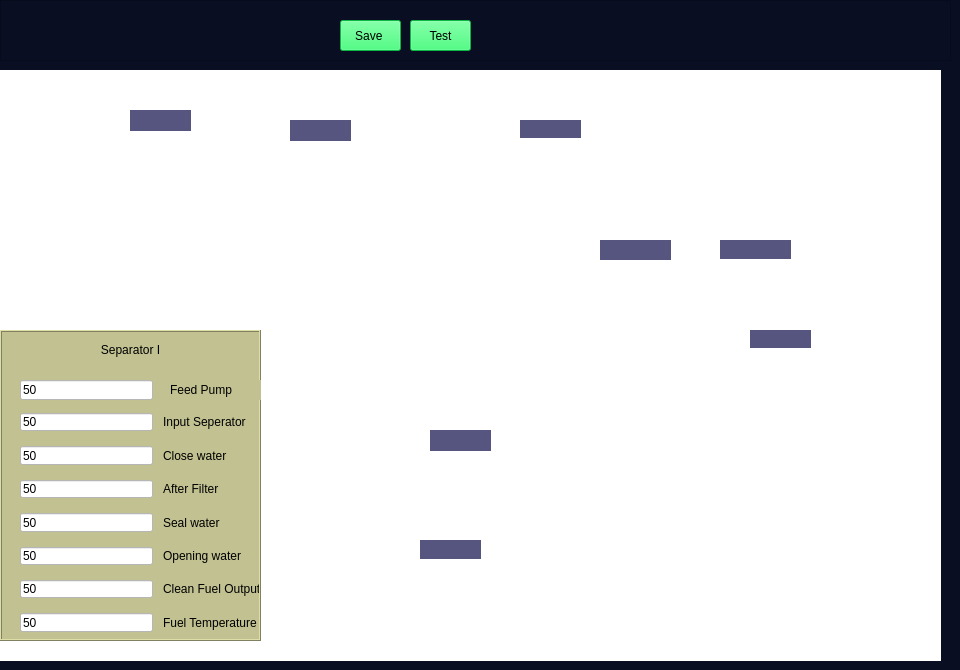
       <widget class="QWidget" name="tab_2">
        <property name="styleSheet">
         <string notr="true">QWidget{
background-color: rgb(10, 14, 35);

}</string>
        </property>
        <attribute name="title">
         <string>Seperators</string>
        </attribute>
        <widget class="QFrame" name="sp_hfo">
         <property name="geometry">
          <rect>
           <x>0</x>
           <y>330</y>
           <width>261</width>
           <height>311</height>
          </rect>
         </property>
         <property name="styleSheet">
          <string notr="true">QFrame{
	background-color:rgb(193, 193, 145) ;
}</string>
         </property>
         <property name="frameShape">
          <enum>QFrame::Box</enum>
         </property>
         <property name="frameShadow">
          <enum>QFrame::Raised</enum>
         </property>
         <widget class="QLabel" name="label_34">
          <property name="geometry">
           <rect>
            <x>60</x>
            <y>10</y>
            <width>141</width>
            <height>20</height>
           </rect>
          </property>
          <property name="styleSheet">
           <string notr="true">font: 75 12pt &quot;Times New Roman&quot;;</string>
          </property>
          <property name="text">
           <string>Separator I</string>
          </property>
          <property name="alignment">
           <set>Qt::AlignCenter</set>
          </property>
         </widget>
         <widget class="QLabel" name="lab_icon_9">
          <property name="geometry">
           <rect>
            <x>20</x>
            <y>40</y>
            <width>33</width>
            <height>33</height>
           </rect>
          </property>
          <property name="text">
           <string/>
          </property>
          <property name="scaledContents">
           <bool>true</bool>
          </property>
         </widget>
         <widget class="QLabel" name="label_36">
          <property name="geometry">
           <rect>
            <x>170</x>
            <y>50</y>
            <width>96</width>
            <height>20</height>
           </rect>
          </property>
          <property name="text">
           <string>Feed Pump</string>
          </property>
         </widget>
         <widget class="QLineEdit" name="line_feedPump">
          <property name="geometry">
           <rect>
            <x>20</x>
            <y>50</y>
            <width>133</width>
            <height>20</height>
           </rect>
          </property>
          <property name="styleSheet">
           <string notr="true">background-color: rgb(255, 255, 255);</string>
          </property>
          <property name="text">
           <string>50</string>
          </property>
         </widget>
         <widget class="QLabel" name="label_32">
          <property name="geometry">
           <rect>
            <x>163</x>
            <y>116</y>
            <width>96</width>
            <height>19</height>
           </rect>
          </property>
          <property name="text">
           <string>Close water</string>
          </property>
         </widget>
         <widget class="QLabel" name="label_38">
          <property name="geometry">
           <rect>
            <x>163</x>
            <y>183</y>
            <width>96</width>
            <height>19</height>
           </rect>
          </property>
          <property name="text">
           <string>Seal water</string>
          </property>
         </widget>
         <widget class="QLineEdit" name="line_inputSeperator">
          <property name="geometry">
           <rect>
            <x>20</x>
            <y>83</y>
            <width>133</width>
            <height>18</height>
           </rect>
          </property>
          <property name="styleSheet">
           <string notr="true">background-color: rgb(255, 255, 255);</string>
          </property>
          <property name="text">
           <string>50</string>
          </property>
         </widget>
         <widget class="QLineEdit" name="line_closeWater">
          <property name="geometry">
           <rect>
            <x>20</x>
            <y>116</y>
            <width>133</width>
            <height>19</height>
           </rect>
          </property>
          <property name="styleSheet">
           <string notr="true">background-color: rgb(255, 255, 255);</string>
          </property>
          <property name="text">
           <string>50</string>
          </property>
         </widget>
         <widget class="QLabel" name="label_39">
          <property name="geometry">
           <rect>
            <x>163</x>
            <y>217</y>
            <width>96</width>
            <height>18</height>
           </rect>
          </property>
          <property name="text">
           <string>Opening water</string>
          </property>
         </widget>
         <widget class="QLabel" name="label_12">
          <property name="geometry">
           <rect>
            <x>163</x>
            <y>83</y>
            <width>96</width>
            <height>18</height>
           </rect>
          </property>
          <property name="text">
           <string>Input Seperator</string>
          </property>
         </widget>
         <widget class="QLineEdit" name="line_sealWater">
          <property name="geometry">
           <rect>
            <x>20</x>
            <y>183</y>
            <width>133</width>
            <height>19</height>
           </rect>
          </property>
          <property name="styleSheet">
           <string notr="true">background-color: rgb(255, 255, 255);</string>
          </property>
          <property name="text">
           <string>50</string>
          </property>
         </widget>
         <widget class="QLabel" name="label_41">
          <property name="geometry">
           <rect>
            <x>163</x>
            <y>250</y>
            <width>96</width>
            <height>18</height>
           </rect>
          </property>
          <property name="text">
           <string>Clean Fuel Output</string>
          </property>
         </widget>
         <widget class="QLineEdit" name="line_fuelTemperature">
          <property name="geometry">
           <rect>
            <x>20</x>
            <y>283</y>
            <width>133</width>
            <height>19</height>
           </rect>
          </property>
          <property name="styleSheet">
           <string notr="true">background-color: rgb(255, 255, 255);</string>
          </property>
          <property name="text">
           <string>50</string>
          </property>
         </widget>
         <widget class="QLabel" name="label_33">
          <property name="geometry">
           <rect>
            <x>163</x>
            <y>150</y>
            <width>96</width>
            <height>18</height>
           </rect>
          </property>
          <property name="text">
           <string>After Filter</string>
          </property>
         </widget>
         <widget class="QLineEdit" name="line_openingWater">
          <property name="geometry">
           <rect>
            <x>20</x>
            <y>217</y>
            <width>133</width>
            <height>18</height>
           </rect>
          </property>
          <property name="styleSheet">
           <string notr="true">background-color: rgb(255, 255, 255);</string>
          </property>
          <property name="text">
           <string>50</string>
          </property>
         </widget>
         <widget class="QLabel" name="label_42">
          <property name="geometry">
           <rect>
            <x>163</x>
            <y>283</y>
            <width>96</width>
            <height>19</height>
           </rect>
          </property>
          <property name="text">
           <string>Fuel Temperature</string>
          </property>
         </widget>
         <widget class="QLineEdit" name="line_afterFilter">
          <property name="geometry">
           <rect>
            <x>20</x>
            <y>150</y>
            <width>133</width>
            <height>18</height>
           </rect>
          </property>
          <property name="styleSheet">
           <string notr="true">background-color: rgb(255, 255, 255);</string>
          </property>
          <property name="text">
           <string>50</string>
          </property>
         </widget>
         <widget class="QLineEdit" name="line_cleanFuelOutput">
          <property name="geometry">
           <rect>
            <x>20</x>
            <y>250</y>
            <width>133</width>
            <height>18</height>
           </rect>
          </property>
          <property name="styleSheet">
           <string notr="true">background-color: rgb(255, 255, 255);</string>
          </property>
          <property name="text">
           <string>50</string>
          </property>
         </widget>
         <widget class="QLabel" name="lab_icon_10">
          <property name="geometry">
           <rect>
            <x>20</x>
            <y>10</y>
            <width>31</width>
            <height>31</height>
           </rect>
          </property>
          <property name="text">
           <string/>
          </property>
          <property name="scaledContents">
           <bool>true</bool>
          </property>
         </widget>
        </widget>
        <widget class="QFrame" name="frame_4">
         <property name="geometry">
          <rect>
           <x>0</x>
           <y>0</y>
           <width>951</width>
           <height>61</height>
          </rect>
         </property>
         <property name="styleSheet">
          <string notr="true">background-color: rgb(10, 14, 35);
</string>
         </property>
         <property name="frameShape">
          <enum>QFrame::StyledPanel</enum>
         </property>
         <property name="frameShadow">
          <enum>QFrame::Raised</enum>
         </property>
         <widget class="QPushButton" name="savebn_c2">
          <property name="geometry">
           <rect>
            <x>340</x>
            <y>20</y>
            <width>61</width>
            <height>31</height>
           </rect>
          </property>
          <property name="styleSheet">
           <string notr="true">background-color: rgb(17, 255, 92);</string>
          </property>
          <property name="text">
           <string>Save </string>
          </property>
         </widget>
         <widget class="QPushButton" name="testbn_c1_2">
          <property name="geometry">
           <rect>
            <x>410</x>
            <y>20</y>
            <width>61</width>
            <height>31</height>
           </rect>
          </property>
          <property name="styleSheet">
           <string notr="true">background-color: rgb(17, 255, 92);</string>
          </property>
          <property name="text">
           <string>Test</string>
          </property>
         </widget>
        </widget>
        <widget class="QLineEdit" name="line_feedPump_2">
         <property name="geometry">
          <rect>
           <x>130</x>
           <y>110</y>
           <width>61</width>
           <height>21</height>
          </rect>
         </property>
         <property name="font">
          <font>
           <weight>75</weight>
           <bold>true</bold>
          </font>
         </property>
         <property name="layoutDirection">
          <enum>Qt::LeftToRight</enum>
         </property>
         <property name="autoFillBackground">
          <bool>false</bool>
         </property>
         <property name="styleSheet">
          <string notr="true">background-color: rgb(85, 85, 127);
border-color: rgb(0, 0, 0);
color: rgb(255, 255, 0);</string>
         </property>
         <property name="text">
          <string/>
         </property>
         <property name="frame">
          <bool>false</bool>
         </property>
         <property name="alignment">
          <set>Qt::AlignCenter</set>
         </property>
         <property name="readOnly">
          <bool>true</bool>
         </property>
         <property name="cursorMoveStyle">
          <enum>Qt::LogicalMoveStyle</enum>
         </property>
         <property name="clearButtonEnabled">
          <bool>false</bool>
         </property>
        </widget>
        <widget class="QLineEdit" name="line_fuelTemperature_2">
         <property name="geometry">
          <rect>
           <x>600</x>
           <y>240</y>
           <width>71</width>
           <height>20</height>
          </rect>
         </property>
         <property name="font">
          <font>
           <weight>75</weight>
           <bold>true</bold>
          </font>
         </property>
         <property name="styleSheet">
          <string notr="true">background-color: rgb(85, 85, 127);
border-color: rgb(0, 0, 0);
color: rgb(255, 255, 0);</string>
         </property>
         <property name="frame">
          <bool>false</bool>
         </property>
         <property name="alignment">
          <set>Qt::AlignCenter</set>
         </property>
         <property name="readOnly">
          <bool>true</bool>
         </property>
        </widget>
        <widget class="QLineEdit" name="line_inputSeperator_2">
         <property name="geometry">
          <rect>
           <x>520</x>
           <y>120</y>
           <width>61</width>
           <height>18</height>
          </rect>
         </property>
         <property name="font">
          <font>
           <weight>75</weight>
           <bold>true</bold>
          </font>
         </property>
         <property name="styleSheet">
          <string notr="true">background-color: rgb(85, 85, 127);
border-color: rgb(0, 0, 0);
color: rgb(255, 255, 0);</string>
         </property>
         <property name="frame">
          <bool>false</bool>
         </property>
         <property name="alignment">
          <set>Qt::AlignCenter</set>
         </property>
         <property name="readOnly">
          <bool>true</bool>
         </property>
        </widget>
        <widget class="QLineEdit" name="line_sealWater_2">
         <property name="geometry">
          <rect>
           <x>720</x>
           <y>240</y>
           <width>71</width>
           <height>19</height>
          </rect>
         </property>
         <property name="font">
          <font>
           <weight>75</weight>
           <bold>true</bold>
          </font>
         </property>
         <property name="styleSheet">
          <string notr="true">background-color: rgb(85, 85, 127);
border-color: rgb(0, 0, 0);
color: rgb(255, 255, 0);</string>
         </property>
         <property name="frame">
          <bool>false</bool>
         </property>
         <property name="alignment">
          <set>Qt::AlignCenter</set>
         </property>
         <property name="readOnly">
          <bool>true</bool>
         </property>
        </widget>
        <widget class="QLineEdit" name="line_openingWater_2">
         <property name="geometry">
          <rect>
           <x>430</x>
           <y>430</y>
           <width>61</width>
           <height>21</height>
          </rect>
         </property>
         <property name="font">
          <font>
           <weight>75</weight>
           <bold>true</bold>
          </font>
         </property>
         <property name="styleSheet">
          <string notr="true">background-color: rgb(85, 85, 127);
border-color: rgb(0, 0, 0);
color: rgb(255, 255, 0);</string>
         </property>
         <property name="frame">
          <bool>false</bool>
         </property>
         <property name="alignment">
          <set>Qt::AlignCenter</set>
         </property>
         <property name="readOnly">
          <bool>true</bool>
         </property>
        </widget>
        <widget class="QLineEdit" name="line_closeWater_2">
         <property name="geometry">
          <rect>
           <x>420</x>
           <y>540</y>
           <width>61</width>
           <height>19</height>
          </rect>
         </property>
         <property name="font">
          <font>
           <weight>75</weight>
           <bold>true</bold>
          </font>
         </property>
         <property name="styleSheet">
          <string notr="true">background-color: rgb(85, 85, 127);
border-color: rgb(0, 0, 0);
color: rgb(255, 255, 0);</string>
         </property>
         <property name="frame">
          <bool>false</bool>
         </property>
         <property name="alignment">
          <set>Qt::AlignCenter</set>
         </property>
         <property name="readOnly">
          <bool>true</bool>
         </property>
        </widget>
        <widget class="QLineEdit" name="line_afterFilter_2">
         <property name="geometry">
          <rect>
           <x>290</x>
           <y>120</y>
           <width>61</width>
           <height>21</height>
          </rect>
         </property>
         <property name="font">
          <font>
           <weight>75</weight>
           <bold>true</bold>
          </font>
         </property>
         <property name="styleSheet">
          <string notr="true">background-color: rgb(85, 85, 127);
border-color: rgb(0, 0, 0);
color: rgb(255, 255, 0);</string>
         </property>
         <property name="frame">
          <bool>false</bool>
         </property>
         <property name="alignment">
          <set>Qt::AlignCenter</set>
         </property>
         <property name="readOnly">
          <bool>true</bool>
         </property>
        </widget>
        <widget class="QLineEdit" name="line_cleanFuelOutput_2">
         <property name="geometry">
          <rect>
           <x>750</x>
           <y>330</y>
           <width>61</width>
           <height>18</height>
          </rect>
         </property>
         <property name="font">
          <font>
           <weight>75</weight>
           <bold>true</bold>
          </font>
         </property>
         <property name="styleSheet">
          <string notr="true">background-color: rgb(85, 85, 127);
border-color: rgb(0, 0, 0);
color: rgb(255, 255, 0);</string>
         </property>
         <property name="frame">
          <bool>false</bool>
         </property>
         <property name="alignment">
          <set>Qt::AlignCenter</set>
         </property>
         <property name="readOnly">
          <bool>true</bool>
         </property>
        </widget>
        <widget class="QLabel" name="label_11">
         <property name="geometry">
          <rect>
           <x>0</x>
           <y>70</y>
           <width>941</width>
           <height>591</height>
          </rect>
         </property>
         <property name="sizePolicy">
          <sizepolicy hsizetype="MinimumExpanding" vsizetype="Preferred">
           <horstretch>0</horstretch>
           <verstretch>0</verstretch>
          </sizepolicy>
         </property>
         <property name="autoFillBackground">
          <bool>false</bool>
         </property>
         <property name="styleSheet">
          <string notr="true">background-color: rgb(255, 255, 255);</string>
         </property>
         <property name="text">
          <string/>
         </property>
         <property name="pixmap">
          <pixmap resource="Assests/separator.qrc">:/newPrefix/separator.jpeg</pixmap>
         </property>
         <property name="scaledContents">
          <bool>true</bool>
         </property>
         <property name="alignment">
          <set>Qt::AlignCenter</set>
         </property>
         <property name="wordWrap">
          <bool>false</bool>
         </property>
         <property name="indent">
          <number>0</number>
         </property>
        </widget>
        <zorder>label_11</zorder>
        <zorder>frame_4</zorder>
        <zorder>line_feedPump_2</zorder>
        <zorder>line_fuelTemperature_2</zorder>
        <zorder>line_inputSeperator_2</zorder>
        <zorder>line_sealWater_2</zorder>
        <zorder>line_openingWater_2</zorder>
        <zorder>line_closeWater_2</zorder>
        <zorder>line_afterFilter_2</zorder>
        <zorder>line_cleanFuelOutput_2</zorder>
        <zorder>sp_hfo</zorder>
       </widget>
